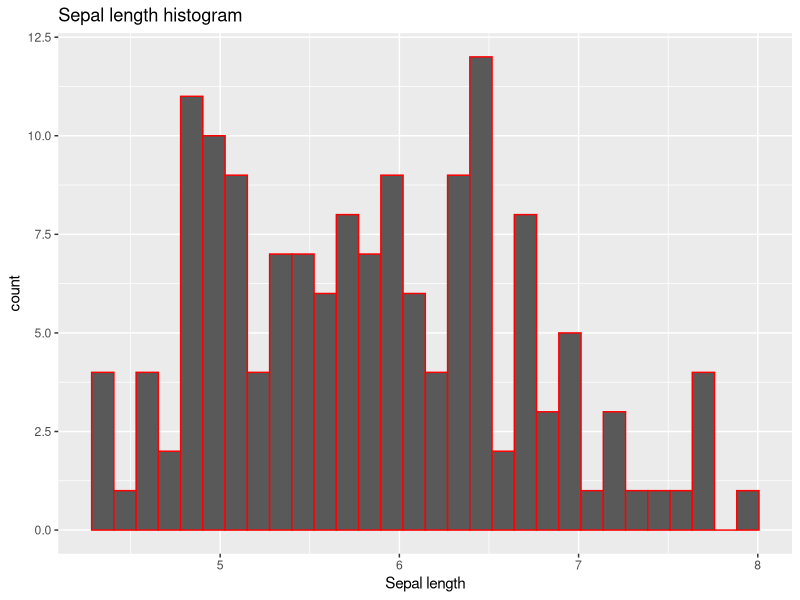
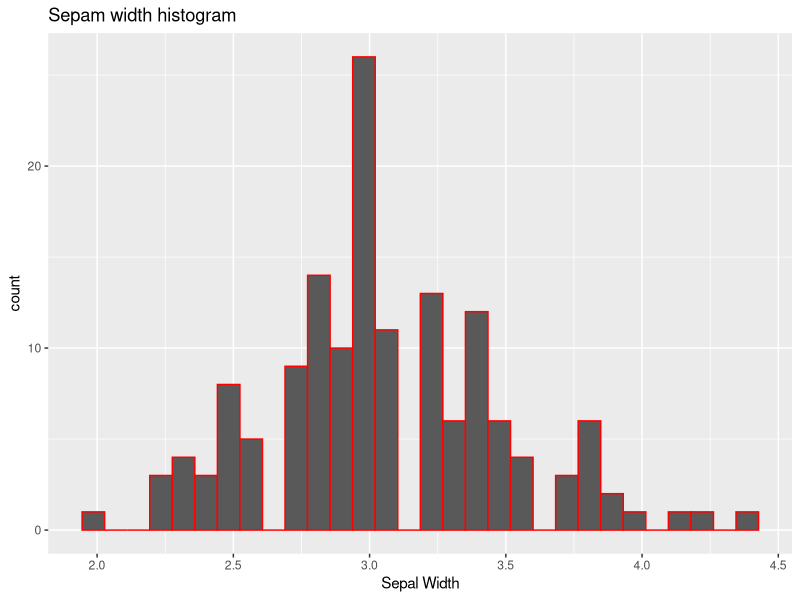
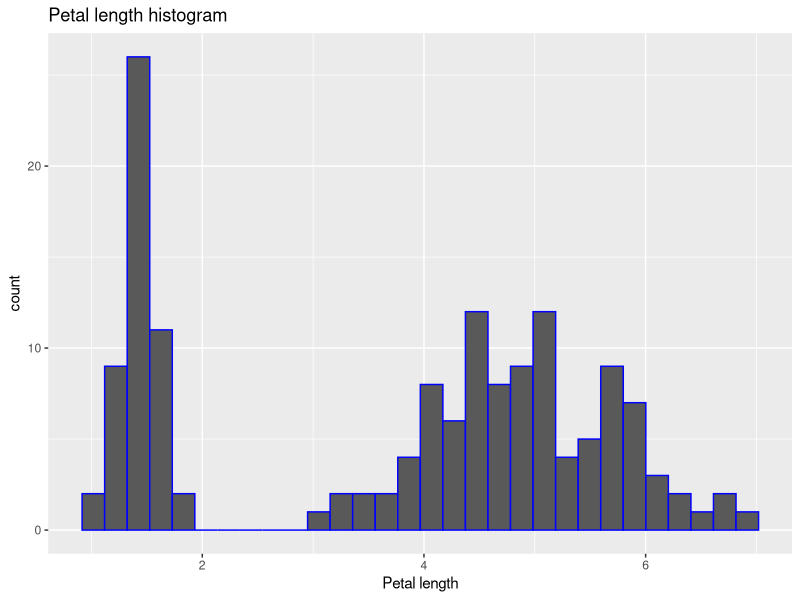
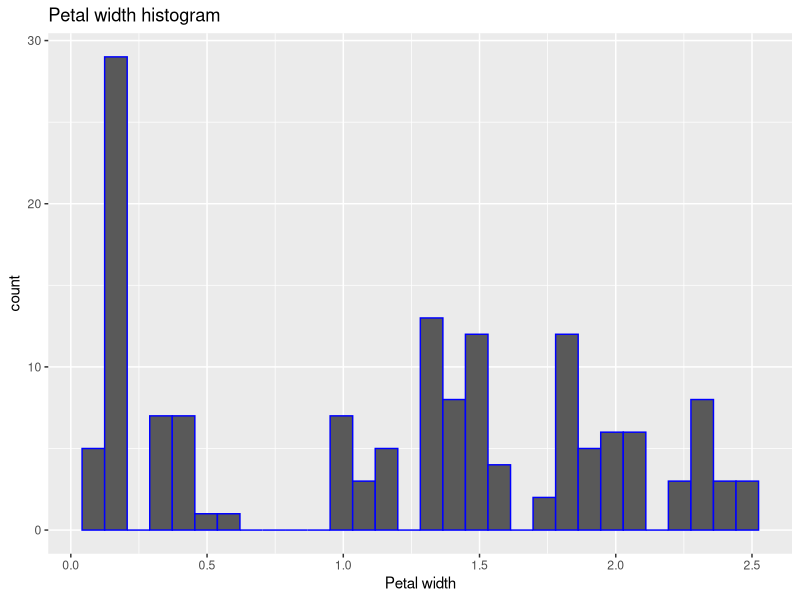
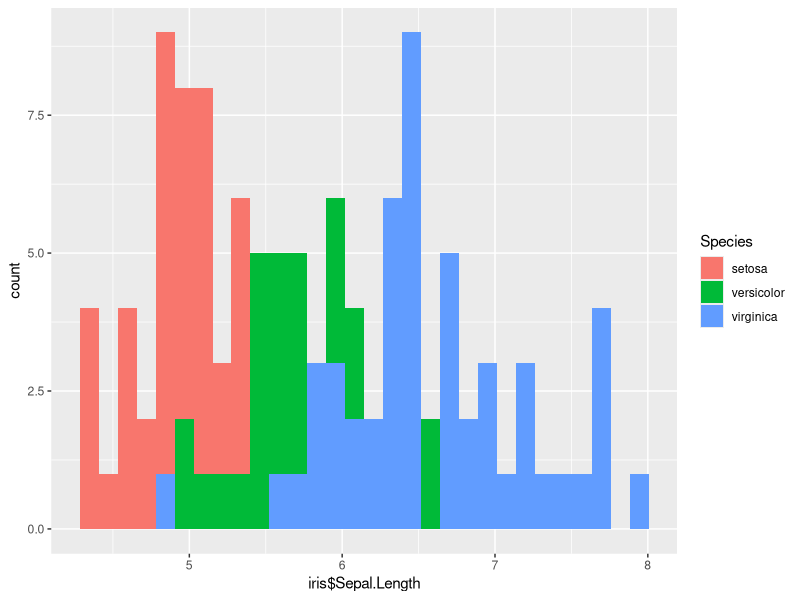
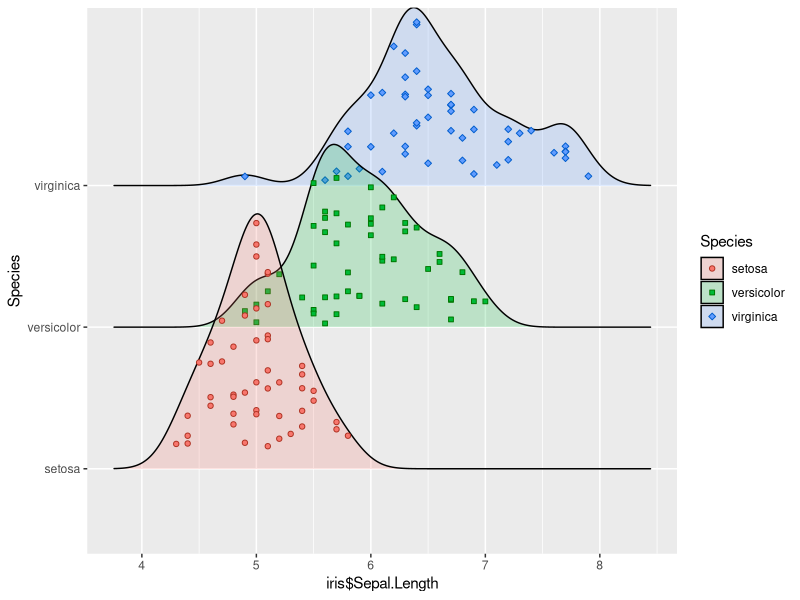
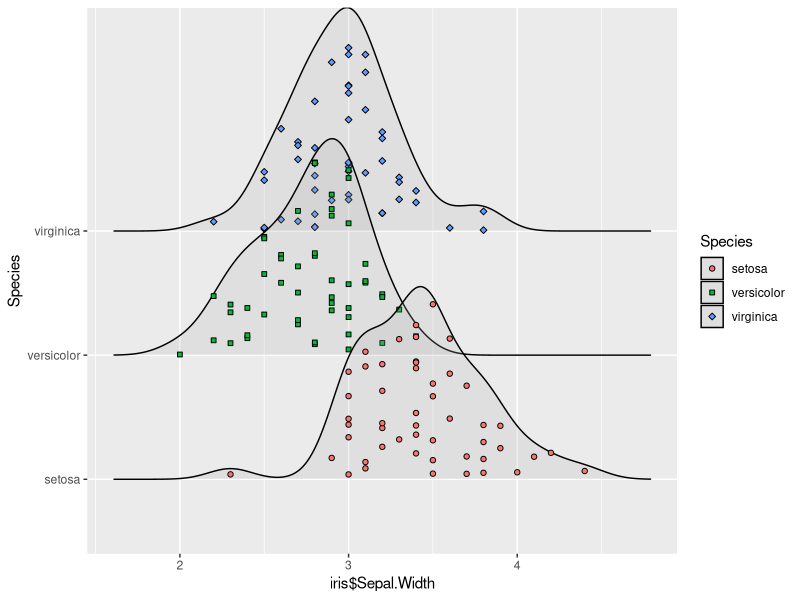
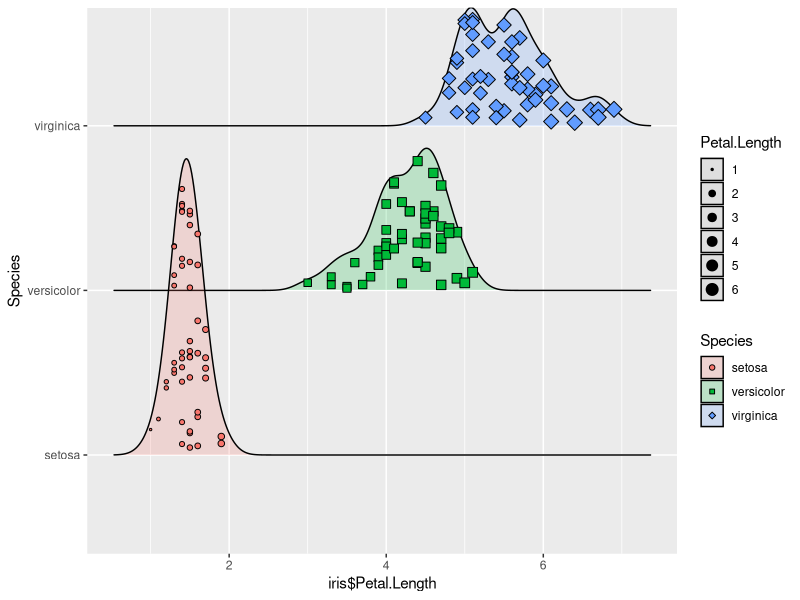

Write R code to recreate these figures, in order.
## ---- chunk 1
knitr::opts_chunk$set(echo = T)
## ---- chunk 2
attach(iris)
## ---- chunk 3
library(ggplot2)
library(dplyr)
library(tidyverse)
library(ggridges)
library(Hmisc)
library(corrplot)
library(RColorBrewer)
## ---- chunk 4
head(iris)
## ---- chunk 5
str(iris)
## ---- chunk 6
summary(iris)
## ---- chunk 7
ggplot(iris, aes(iris$Sepal.Length)) + geom_histogram(col= "red", bins = 30) +
  labs(title = "Sepal length histogram", x= "Sepal length")

## ---- chunk 8
ggplot(iris, aes(iris$Sepal.Width)) + geom_histogram(col ="red", bins = 30) +
  labs(title = "Sepam width histogram", x = "Sepal Width")

## ---- chunk 9
ggplot(iris, aes(iris$Petal.Length)) + geom_histogram(col = "blue", bins = 30) +
  labs(title = "Petal length histogram", x= "Petal length")
## ---- chunk 10
ggplot(iris, aes(iris$Petal.Width)) + geom_histogram(col ="blue", bins = 30) +
  labs(title = "Petal width histogram", x = "Petal width")

## ---- chunk 11
ggplot(iris, aes(x=iris$Sepal.Length, fill = Species)) + geom_histogram(position ="identity" ,bins = 30)
## ---- chunk 12
iris$Species <- as.factor(iris$Species)
## ---- chunk 13
ggplot(iris, aes(x = iris$Sepal.Length, y = Species, fill = Species)) + geom_density_ridges(aes(point_color = Species, point_fill = Species,  point_shape = Species),
    alpha = .2, point_alpha = 1, jittered_points = TRUE
  ) +
  scale_point_color_hue(l = 40) +
  scale_discrete_manual(aesthetics = "point_shape", values = c(21, 22, 23))
## ---- chunk 14
ggplot(iris, aes(x = iris$Sepal.Width, y = Species)) +
  geom_density_ridges(
    aes(y = Species, point_shape = Species, point_fill = Species), 
    alpha = .2, point_alpha = 1, jittered_points = T) +
  scale_point_color_hue(l = 40) + scale_point_size_continuous(range = c(0.5, 4)) +
  scale_discrete_manual(aesthetics = "point_shape", values = c(21, 22, 23))
## ---- chunk 15
ggplot(iris, aes(x = iris$Petal.Length, y = Species, fill = Species)) +
  geom_density_ridges(
    aes(point_shape = Species, point_fill = Species, point_size = Petal.Length), 
    alpha = .2, point_alpha = 1, jittered_points = TRUE
  ) +
  scale_point_color_hue(l = 40) + scale_point_size_continuous(range = c(0.5, 4)) +
  scale_discrete_manual(aesthetics = "point_shape", values = c(21, 22, 23))
## ---- chunk 16
ggplot(iris, aes(x = iris$Petal.Width, y = Species, fill = Species)) +
  geom_density_ridges(
    aes(point_shape = Species, point_fill = Species, point_size = Petal.Width), 
    alpha = .2, point_alpha = 1, jittered_points = TRUE
  ) +
  scale_point_color_hue(l = 40) + scale_point_size_continuous(range = c(0.5, 4)) +
  scale_discrete_manual(aesthetics = "point_shape", values = c(21, 22, 23))

## ---- chunk 17
ggplot(iris, aes(iris$Sepal.Length, Sepal.Width, shape = Species)) + geom_point(aes(col = Species), size = 5) + xlab("Sepal.Length") + ylab("Sepal.Width") 
## ---- chunk 18
ggplot(iris, aes(iris$Petal.Length, Petal.Width, shape = Species)) + geom_point(aes(col = Species), size = 4) + xlab("Petal.Length") + ylab("Petal.Width") 
## ---- chunk 19
ggplot(iris, aes(iris$Sepal.Length, Petal.Length, shape = Species)) + geom_point(aes(col = Species), size = 4) + xlab("Sepal.Length") + ylab("Petal.Length") 
## ---- chunk 20
ggplot(iris, aes(iris$Sepal.Width, Petal.Width, shape = Species)) + geom_point(aes(col = Species), size= 4) + xlab("Sepal.Width") + ylab("Petal.Width") 
## ---- chunk 21
corr.table <- cor(iris[, 1:4])
## ---- chunk 22
corr.table
## ---- chunk 23
corrplot(corr.table)
## ---- chunk 24
iris$Species <- as.factor(iris$Species)
## ---- chunk 25
iris$Species <- as.numeric(iris$Species)
## ---- chunk 26
describe(iris)
